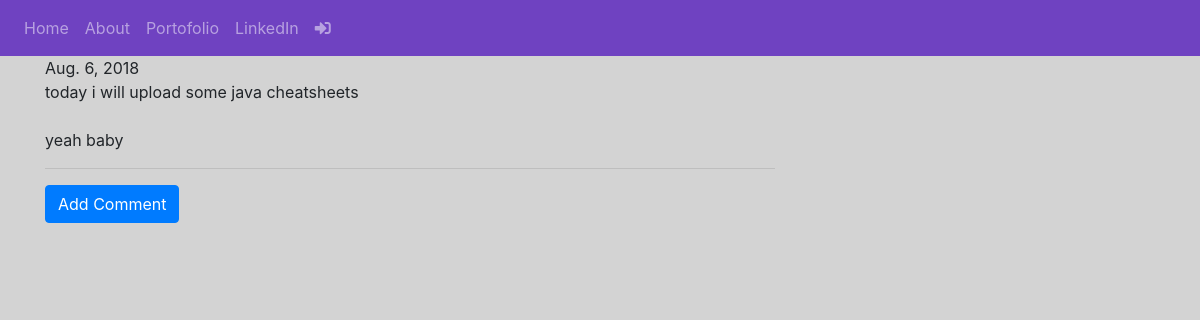
/post/1, run on the app's committed database.
### blog/models.py (models this page shows, shortened)
class Post(models.Model):
    author = models.ForeignKey('auth.User')
    title = models.CharField(max_length=200)
    text = models.TextField()
    create_date = models.DateField(default=timezone.now)
    published_date = models.DateField(blank=True, null=True)

### blog/views.py (the view)
# urls.py: url(r'^post/(?P<pk>\d+)$', views.PostDetailView.as_view(), name="post_detail"),
class PostDetailView(DetailView):
    model = Post

### blog/templates/blog/post_detail.html (shortened to what this page needs)
{% extends 'blog/base.html' %}
{% block content %}
 <h1 class="posttitle loader">{{post.title}}</h1>
 {% if post.published_date %}
 <div class="date postdate">
   {{ post.published_date }}
 </div>
 {% else %}
   <a href="{% url 'post_publish' pk=post.pk %}" class="btn btn-primary"></a>
 {% endif %}
    <p class="postcontent">{{ post.text|safe|linebreaksbr}}</p>
<hr>
<a href="{% url 'add_comment_to_post'  pk=post.pk %}" class="btn btn-primary  btn-comment">Add Comment</a>
<div class="container">
  {% for comment in post.comments.all %}
   <br>
   {% empty %}
   <p>No Comments!</p>
  {% endfor %}
</div>
{% endblock %}

### blog/static/css/blog.css (style rules this page uses)
body { margin: 0; height: 100vh; align-items: center; justify-content: center; background-color: lightgrey; }

### data on the page
Post: published_date "Aug. 6, 2018", text "today i will upload some java cheatsheets yeah baby"
